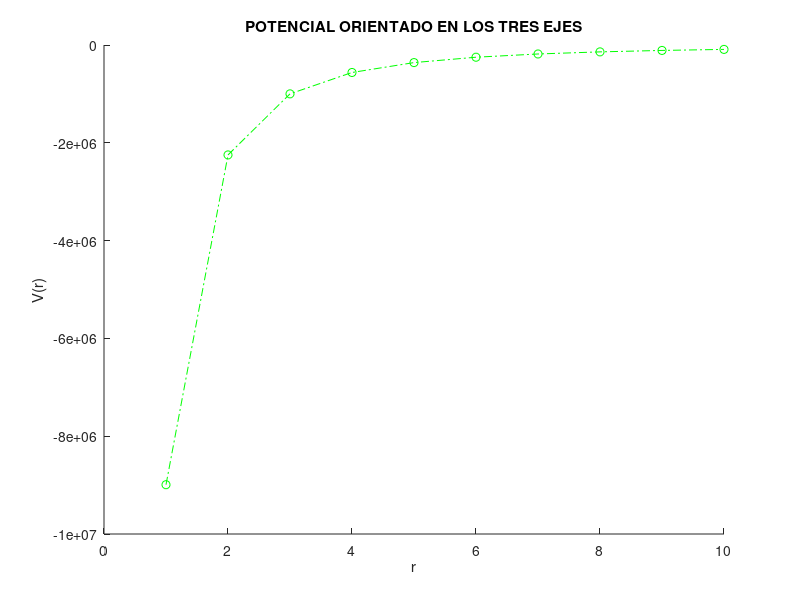
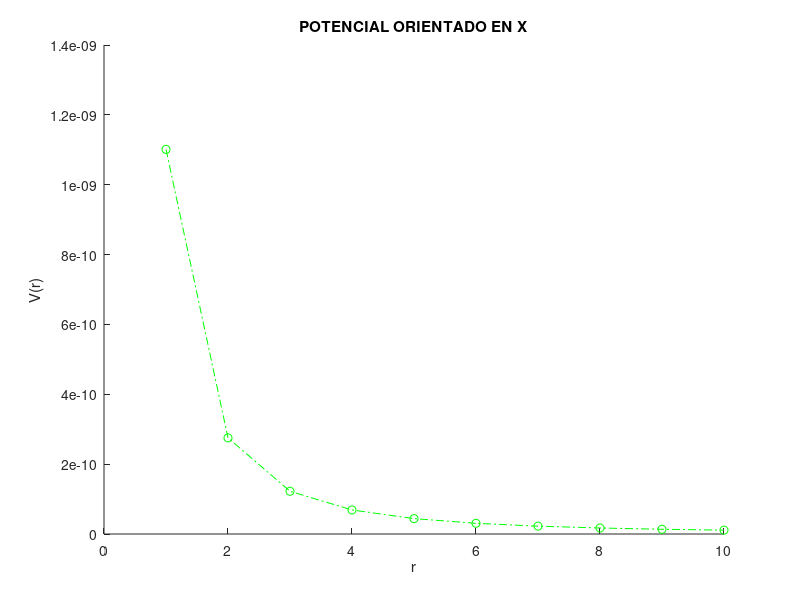
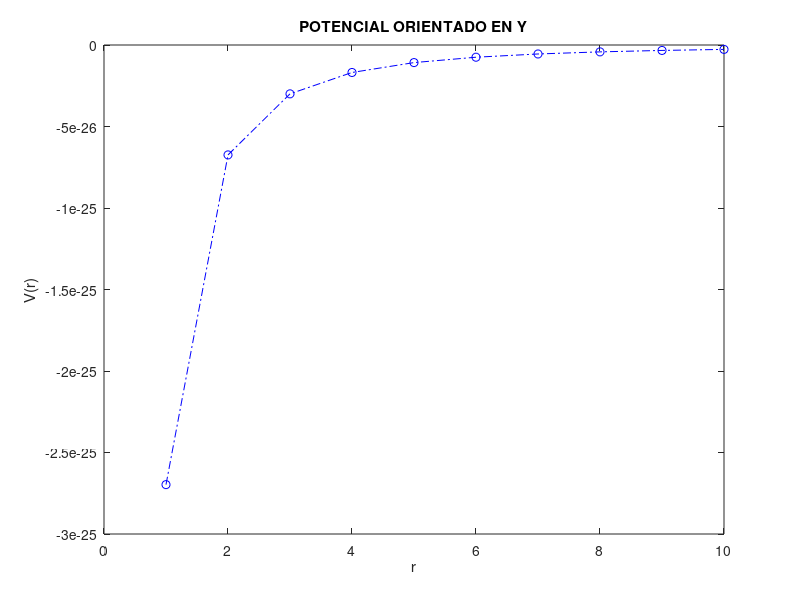
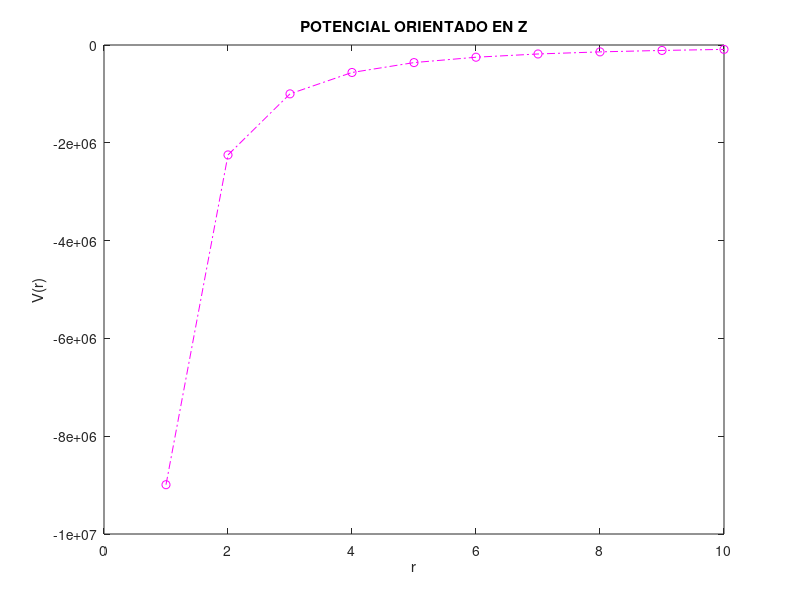

Write the MATLAB code that produced these figures, in order.
# Teoria electromagnetica
# Seccion 30
# Integrantes: Alejandro Duarte 19446, Marco Duarte 19022, Jonathan Pu 19249
# Descripcion: proyecto de representacion grafica de campo electrico y potencial
# de dipolos y medios polarizados

% ------------------ DIPOLOS ELECTRICOS Y EXPANSION MULTIPOLAR -----------------
% Primer inciso

clear; close all; clc;
#Potencial de un dipolo orientado en los tres ejes
figure
hold on
theta_0 = pi;
phi_0 = 2.*pi;
r_0= 1:1:10;
#Asumiendo que Po = 0.001
pot_0 = 8991804.694*((sin(theta_0)*cos(phi_0))+(sin(theta_0)*sin(phi_0)+cos(theta_0)./(r_0.^2)));
plot(r_0, pot_0, '-.og')
xlabel('r')
ylabel('V(r)')

title('POTENCIAL ORIENTADO EN LOS TRES EJES')

#Potencial de dipolo orientado en x
figure
hold on
theta2 = pi;
phi2 = 2.*pi;
r2 = 1:1:10;
#Asumiendo que Po = 0.001
pot_x = 8991804.694*((sin(theta2))*cos(phi2))./(r2.^2);
plot(r2, pot_x, '-.og')
xlabel('r')
ylabel('V(r)')

title('POTENCIAL ORIENTADO EN X')

#Potencial de dipolo orientado en y
figure
theta3 = pi;
phi3 = 2.*pi;
r3 = 1:1:10;
#Asumiendo que Po = 0.001
pot_y = 8991804.694*((sin(theta3))*sin(phi3))./(r3.^2);
plot(r3, pot_y, '-.ob')
xlabel('r')
ylabel('V(r)')

title('POTENCIAL ORIENTADO EN Y')

#Potencial de dipolo orientado en z
figure
theta4 = pi;
phi4 = 2.*pi;
r4 = 1:1:10;
#Asumiendo que Po = 0.001
pot_z = 8991804.694*((cos(theta4))./(r4.^2));
plot(r4, pot_z, '-.om')
xlabel('r')
ylabel('V(r)')

title('POTENCIAL ORIENTADO EN Z')

#Potencial de un cuadripolo paralelo al eje z
figure
a = 5;        #La separacion entre sus centros
q = 1e-9;     #Se asume una carga de 1nC
d = 6;        #La separcion entre las cargas
R = 0:1:15;   #Si se mide desde el centro hasta una distancia R de 15
alpha1 = asin(((d/2)^2-R.^2-(a^2)/4)./(a*R.^2)); #Varian junto con el radio de
alpha2 = asin((R+R.^2+(a^2)/4)./a.*R);           #donde se miden



pot_qua = (q*d/(1.11e-10))*(((cos(alpha1))./(R.^2+(a^2)/4+a*sin(alpha1).*R))-((cos(alpha2))./(R.^2+(a^2)/4-a*sin(alpha2).*R)));
plot(R, pot_qua, '-.ob')
xlabel('R')
ylabel('V(R)')

title('POTENCIAL DOS DIPOLOS PARALELOS')

% POTENCIAL APROXIMADO DE LA DENSIDAD DE CARGA
figure
r = [-2*pi:pi/10:2*pi];
theta = [-2*pi:pi/10:2*pi];
[Mx, My] = meshgrid(r, theta);
Mz = 89991804694*(0.25-((Mx.^2+My.^2)/120).*((3*(cos(atan(My./Mx)).^2)-1)/2));
mesh(Mx, My, Mz)
xlabel('EJE X')
ylabel('EJE Y')
zlabel('EJE Z')
title('POTENCIAL (EXPANSION MULTIPOLAR)')

figure
r1 = [-2*pi:pi/10:2*pi];
theta1 = [-2*pi:pi/10:2*pi];
[Mx1, My1] = meshgrid(r1, theta1);
Mz = 89991804694*(sin(My1)./(r1.^2));
mesh(Mx, My, Mz)
xlabel('EJE X')
ylabel('EJE Y')
zlabel('EJE Z')
title('POTENCIAL ORIENTADO EN X')


% ------------------------------ POLARIZACION ----------------------------------

#Densidades de carga
figure
a = 5;  #radio interno a
b = 10; #radio externo b
k = 2;
alpha0 = 0.01;
d_radio = linspace(a, b, 11);
theta5 = linspace(0, 2*pi, 11);
[Mr, Mt] = meshgrid(d_radio, theta5);
xr = Mr.*cos(Mt); #parametrizo mis valores
yr = Mr.*sin(Mt);
densidad = k*exp(-xr.^(2/alpha0))*(1./xr-2*xr/alpha0);
surf(xr, yr, densidad, Mr)
colorbar
xlabel('EJE X')
ylabel('EJE Y')
zlabel('EJE Z')
title('DENSIDAD DE CARGA VOLUMETRICA')
densidad_a = -k*exp(-xr.^(2/alpha0));
densidad_b = k*exp(-xr.^(2/alpha0));
figure
hold on
surf(xr, yr, densidad_a, Mr)
surf(xr, yr, densidad_b, Mr)
colorbar
xlabel('EJE X')
ylabel('EJE Y')
zlabel('EJE Z')
title('DENSIDAD DE CARGA SUPERFICIAL')
hold off

#Campo electrico
figure
for x = 0:b #Desde el centro hasta mi radio externo
  x = linspace(-10, b, 11);
  y = x';   #La derivada de x
  u = -2.259*10^10.*exp(-(x.^2+y.^2)/0.01);
  [ex, ey] = gradient(u);
  
endfor
hold on
quiver(x, y, ex, ey)
contour(x, y, u)
hold off
xlabel('EJE X')
ylabel('EJE Y')
zlabel('EJE Z')
title('CAMPO ELECTRICO')

#Densidades de las esferas
#a<r<b
k_esf = 2;
Q = 1e-9;
a_esf = 5;
b_esf = 10;
e0 = 8.85e-12;
er = 2.24; #dielectrico
xe = 1.24; #er=xe-1
radio_esf = linspace(a_esf, b_esf, 11);
theta_esf = linspace(0, 2*pi, 11);
[Mesf1, Mesft1] = meshgrid(radio_esf, theta5);
xesf1 = Mesf1.*cos(Mesft1); #parametrizo mis valores
yesf1 = Mesf1.*sin(Mesft1);
densidad_esf1 = -((e0*xe)+Q)./(4*pi*er*e0*xesf1.^2); #superficial en a
densidad_esf1_1 = ((e0*xe)+Q)./(4*pi*er*e0*xesf1.^2); #superficial en b
figure
hold on
surf(xesf1, yesf1, densidad_esf1, Mesf1)
surf(xesf1, yesf1, densidad_esf1_1, Mesf1)
hold off
colorbar
xlabel('EJE X')
ylabel('EJE Y')
zlabel('EJE Z')
title('DENSIDAD DE CARGA VOLUMETRICA ESFERA a<r<b')
figure
hold on
plot(xesf1, densidad_esf1)
plot(xesf1, densidad_esf1_1)
hold off
colorbar
xlabel('EJE X')
ylabel('EJE Y')
zlabel('EJE Z')
title('DENSIDAD DE CARGA SUPERFICIAL ESFERA a<r<b')

#a<r<b
radio_esf2 = linspace(b_esf, 2*b_esf, 11);
theta_esf2 = linspace(0, 2*pi, 11);
[Mesf2, Mesft2] = meshgrid(radio_esf2, theta_esf2);
xesf2 = Mesf2.*cos(Mesft2); #parametrizo mis valores
yesf2 = Mesf2.*sin(Mesft2);
densidad_esf2 = ((xesf2.^2)*k_esf); #superficial en b
densidad_esf2_1 = -4*(((xesf2.^2)*k)); #superficial en 2b
densidad_esf2_2 = 4*k_esf*xesf2.^2; #volumetrica
figure
surf(xesf1, yesf1, densidad_esf2_2, Mesf1)
colorbar
xlabel('EJE X')
ylabel('EJE Y')
zlabel('EJE Z')
title('DENSIDAD DE CARGA VOLUMETRICA ESFERA b<r<2b')
figure
hold on
plot(xesf1, densidad_esf2)
plot(xesf1, densidad_esf2_1)
hold off
colorbar
xlabel('EJE X')
ylabel('EJE Y')
zlabel('EJE Z')
title('DENSIDAD DE CARGA SUPERFICIAL ESFERA b<r<2b')

#Grafica de Desplazamiento vs distancia
distancia1 = 0:1:a_esf;
D1 = 0./4*pi*distancia1.^2;
distancia2 = a_esf:1:2*b_esf;
D2 = Q./4*pi*distancia2.^2;
figure
hold on
plot(distancia1, D1, '-.or')
plot(distancia2, D2, '-.ob')
hold off
xlabel('EJE X')
ylabel('EJE Y')
zlabel('EJE Z')
title('DESPLAZAMIENTO ELECTRICO VS DISTANCIA')

#Grafica de Campo electrico vs distancia
distancia3 = linspace(0, a_esf, 5);
distancia4 = linspace(a_esf, b_esf, 5);
distancia5 = linspace(b_esf, 2*b_esf, 5);
distancia6 = linspace(2*b_esf, 30, 5);  #Al infinito pero se acorta para la grafica y ver su comporatmiento

E_1 = 0./4*pi*er*e0*distancia3.^2; #r<a
E_2 = Q./4*pi*er*e0*distancia4.^2; #a<r<b
E_3 = (Q./4*pi*er*e0*distancia5.^2)+(k_esf/e0)*distancia5.^2; #b<r<2b
E_4 = Q./4*pi*e0*distancia6.^2; #r>2b

figure

plot(distancia3, E_1, '-.or')
xlabel('EJE X')
ylabel('EJE Y')
zlabel('EJE Z')
title('CAMPO ELECTRICO VS DISTANCIA r<a')

figure
plot(distancia4, E_2, '-.ob')
xlabel('EJE X')
ylabel('EJE Y')
zlabel('EJE Z')
title('CAMPO ELECTRICO VS DISTANCIA a<r<b')

figure
plot(distancia5, E_3, '-.og')
xlabel('EJE X')
ylabel('EJE Y')
zlabel('EJE Z')
title('CAMPO ELECTRICO VS DISTANCIA b<r<2b')

figure
plot(distancia6, E_4, '-.om')

xlabel('EJE X')
ylabel('EJE Y')
zlabel('EJE Z')
title('CAMPO ELECTRICO VS DISTANCIA r>2b')



